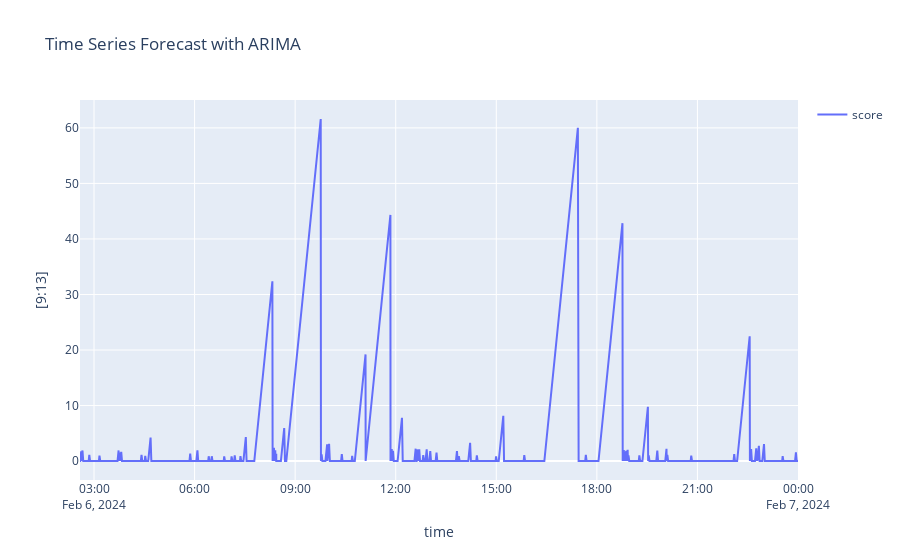

Notebook code cell kept with this figure:
### Markdown cell above
### Visualization of the difference calculated

### Code cell
import plotly.graph_objects as go

# Creating a line plot using Plotly
fig = go.Figure()

fig.add_trace(go.Scatter(x=df.index,
                             y=df['diff']/60,
                             mode='lines',
                             name="score"))

# Customizing the layout
fig.update_layout(
    title=f'Time Series Forecast with ARIMA',
    xaxis_title='time',
    yaxis_title='[9:13]',
    showlegend=True,
)

# Display the plot
fig.show()

### Figure 1 — Plotly figure (JSON) as saved in the notebook; plotly's stock layout.template omitted (floating-point values rounded to 4 significant figures; data arrays with more than 128 entries replaced by an {"elided": "..."} marker saying what was removed)
{"data": [{"mode": "lines", "name": "score", "type": "scatter", "x": {"elided": "51884 str values"}, "y": {"elided": "51884 float values"}}], "layout": {"showlegend": true, "title": {"text": "Time Series Forecast with ARIMA"}, "xaxis": {"title": {"text": "time"}}, "yaxis": {"title": {"text": "[9:13]"}}}}
